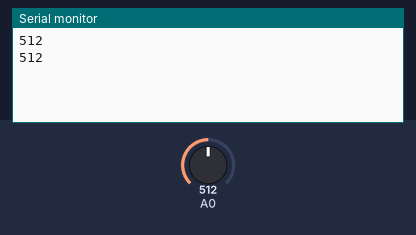
Bench run of a sketch on a simulated Arduino Uno, built with avr-gcc and run on an emulated ATmega328P. On the bench: the last lines printed to the serial monitor. The inputs (shaded band) are chosen by the test bench; at power-on: A0 = 512.

Above: at 2.3 s.
2.4 s: A0 set to 660
At 4.2 s:
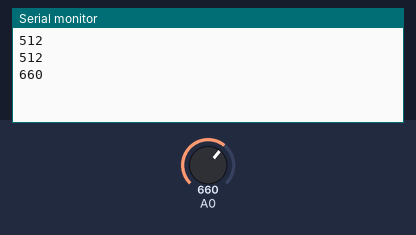
4.5 s: A0 set to 640
At 5.7 s:
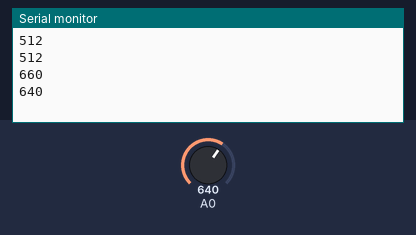
Timing chart, 0 to 7.5 s (numbered marks = the images above; inputs shaded):
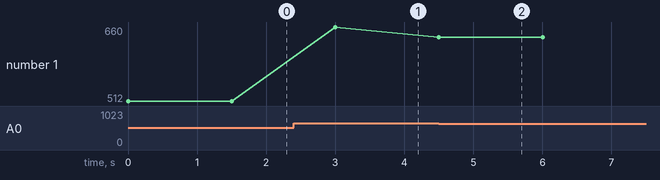

Measured:
- after the input at 2.4 s, the serial monitor: prints a new line after 0.60 s (image 1)
- after the input at 4.5 s, the serial monitor: prints a new line at once (image 2)
- plotted number 1: 512 → 660 after the input at 2.4 s, 660 → 640 after the input at 4.5 s

The sketch:

Master.ino
```cpp
// Master
#include <SoftwareSerial.h>
SoftwareSerial BTSerial(10,11);
// sensor
//test ok
int value;
//
void setup() {
  BTSerial.begin(38400);
  Serial.begin(9600);
}

void loop() {
  value = analogRead(A0);
  Serial.println(value);
  if (value <= 650) {
    BTSerial.write('0');
  } else {
    BTSerial.write('1');
  }
  delay(1500);
}
```
